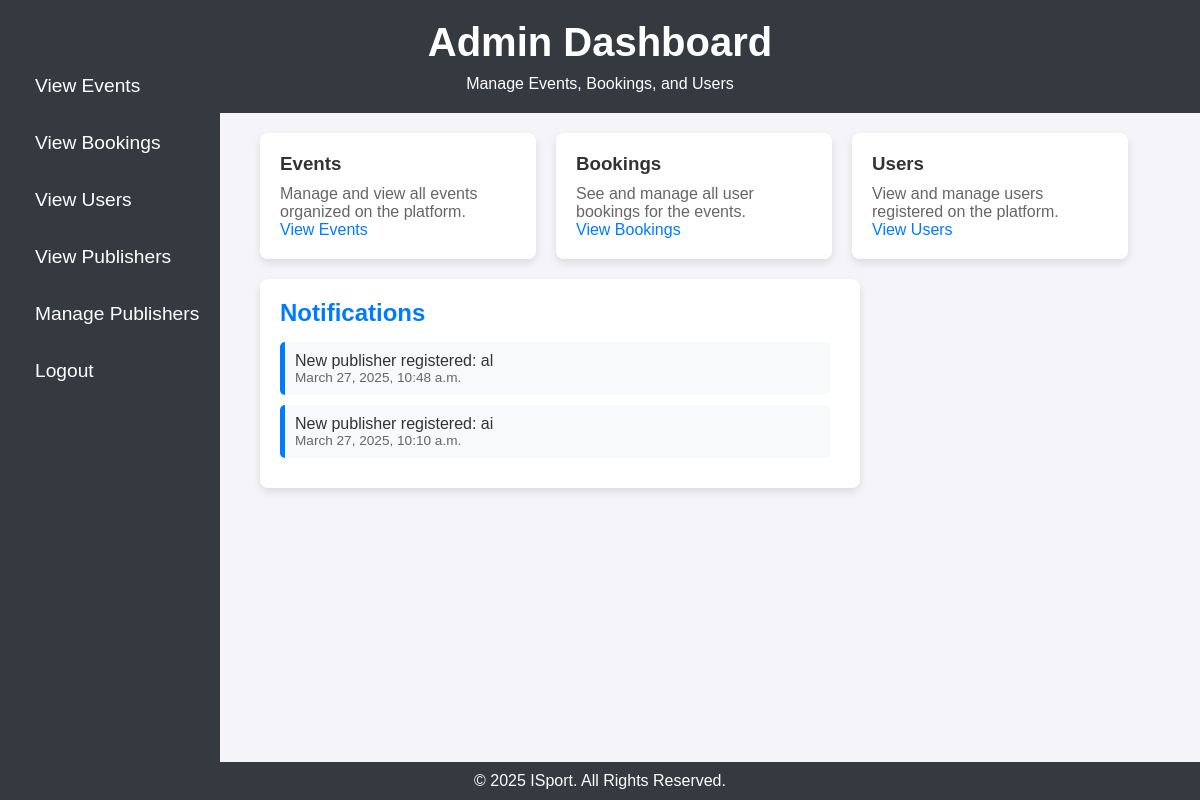
The page /adminhome on the database its author committed.
### app/models.py (models this page shows)
class AdminNotification(models.Model):
    message = models.TextField()
    is_read = models.BooleanField(default=False)
    timestamp = models.DateTimeField(auto_now_add=True)

### app/views.py (the view)
# urls.py: path('adminhome',views.adminhome,name='adminhome'),
def adminhome(request):
    notifications = AdminNotification.objects.filter(is_read=False).order_by('-timestamp')
    return render(request, 'admin/admin_home.html', {'notifications': notifications})

### templates/admin/admin_home.html (shortened to what this page needs)
<!DOCTYPE html>
<html lang="en">
<head>
</head>
<body>
    <header>
        <h1>Admin Dashboard</h1>
        <p>Manage Events, Bookings, and Users</p>
    </header>
    <nav>
        <a href="../adminview_events">View Events</a>
        <a href="../adminbookings">View Bookings</a>
        <a href="../viewusers">View Users</a>
        <a href="../view_publishers">View Publishers</a>
        <a href="../manage_publisher">Manage Publishers</a>
        <a href="../logout">Logout</a>
    </nav>
    <main>
        <div class="container">
            <div class="card">
                <h3>Events</h3>
                <p>Manage and view all events organized on the platform.</p>
                <a href="../adminview_events" style="color: #007bff; text-decoration: none;">View Events</a>
            </div>
            <div class="card">
                <h3>Bookings</h3>
                <p>See and manage all user bookings for the events.</p>
                <a href="../adminbookings" style="color: #007bff; text-decoration: none;">View Bookings</a>
            </div>
            <div class="card">
                <h3>Users</h3>
                <p>View and manage users registered on the platform.</p>
                <a href="../adminview_users" style="color: #007bff; text-decoration: none;">View Users</a>
            </div>
        </div>
        <div class="notification-card">
            <h3>Notifications</h3>
            <div class="notification-container">
                {% for notification in notifications %}
                    <div class="notification">
                        <p>{{ notification.message }}</p>
                        <p class="timestamp">{{ notification.timestamp }}</p>
                    </div>
                {% empty %}
                    <p>No new notifications</p>
                {% endfor %}
            </div>
        </div>
    </main>
    <footer>
        <p>&copy; 2025 ISport. All Rights Reserved.</p>
    </footer>
</body>
</html>

### templates/admin/admin_home.html (style rules this page uses)
* { margin: 0; padding: 0; box-sizing: border-box; }
body { font-family: Arial, sans-serif; background-color: #f4f4f9; color: #333; }
header { background-color: #343a40; color: white; padding: 20px; text-align: center; }
header h1 { font-size: 2.5em; margin-bottom: 10px; }
nav { width: 220px; background-color: #343a40; position: fixed; top: 0; left: 0; height: 100%; padding-top: 50px; padding-left: 20px; }
nav a { display: block; text-decoration: none; color: white; font-size: 1.2em; margin: 15px 0; padding: 10px 15px; border-radius: 5px; transition: background-color 0.3s ease; }
main { margin-left: 240px; padding: 20px; }
.container { display: flex; flex-wrap: wrap; gap: 20px; }
.card { background-color: white; width: 30%; padding: 20px; border-radius: 8px; box-shadow: 0 4px 8px rgba(0, 0, 0, 0.1); }
.card h3 { margin-bottom: 10px; }
.card p { color: #666; font-size: 1em; }
.notification-card { background-color: white; padding: 20px; border-radius: 8px; box-shadow: 0 4px 8px rgba(0, 0, 0, 0.1); width: 100%; max-width: 600px; margin-top: 20px; }
.notification-card h3 { margin-bottom: 15px; font-size: 1.5em; color: #007bff; }
.notification-container { max-height: 200px; overflow-y: auto; padding-right: 10px; }
.notification { background-color: #f8f9fa; padding: 10px; margin-bottom: 10px; border-left: 5px solid #007bff; border-radius: 5px; transition: opacity 0.5s ease-in-out; }
.notification p { margin: 0; }
.timestamp { font-size: 0.85em; color: #666; }
footer { background-color: #343a40; color: white; text-align: center; padding: 10px 0; position: fixed; bottom: 0; width: 100%; }

### rows shown on the page
AdminNotification: message "New publisher registered: al", timestamp "March 27, 2025, 10:48 a.m."
AdminNotification: message "New publisher registered: ai", timestamp "March 27, 2025, 10:10 a.m."
